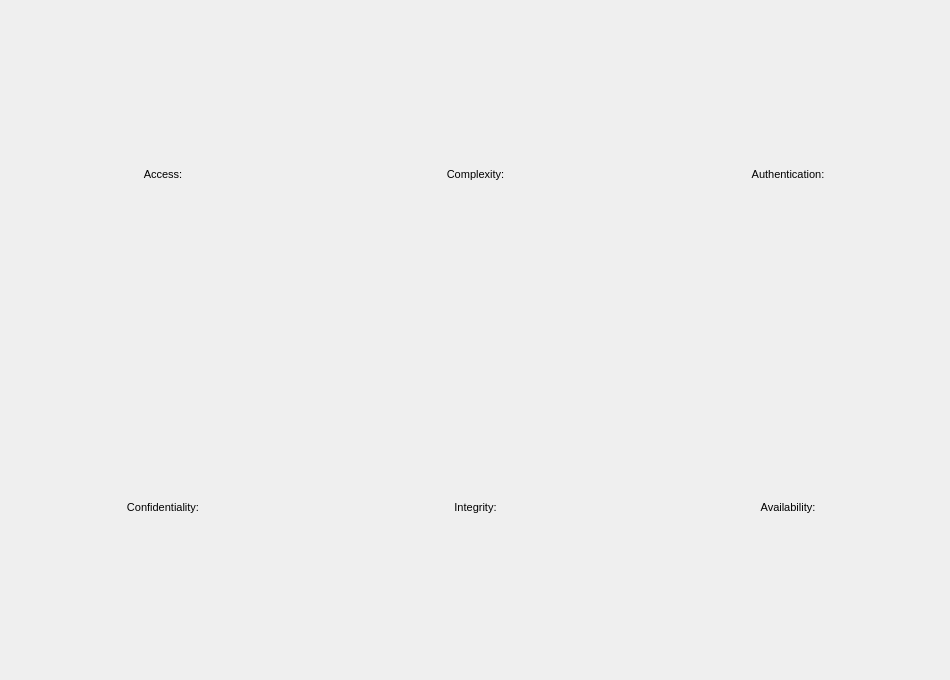
                  <widget class="QWidget" name="page_score">
                   <widget class="QWidget" name="gridLayoutWidget">
                    <property name="geometry">
                     <rect>
                      <x>10</x>
                      <y>10</y>
                      <width>931</width>
                      <height>661</height>
                     </rect>
                    </property>
                    <layout class="QGridLayout" name="gridLayout">
                     <item row="1" column="1">
                      <widget class="QLabel" name="Integrity">
                       <property name="font">
                        <font>
                         <pointsize>8</pointsize>
                        </font>
                       </property>
                       <property name="text">
                        <string>Integrity:</string>
                       </property>
                       <property name="alignment">
                        <set>Qt::AlignCenter</set>
                       </property>
                      </widget>
                     </item>
                     <item row="1" column="2">
                      <widget class="QLabel" name="Availability">
                       <property name="font">
                        <font>
                         <pointsize>8</pointsize>
                        </font>
                       </property>
                       <property name="text">
                        <string>Availability:</string>
                       </property>
                       <property name="alignment">
                        <set>Qt::AlignCenter</set>
                       </property>
                      </widget>
                     </item>
                     <item row="0" column="1">
                      <widget class="QLabel" name="Complexity">
                       <property name="font">
                        <font>
                         <pointsize>8</pointsize>
                        </font>
                       </property>
                       <property name="text">
                        <string>Complexity:</string>
                       </property>
                       <property name="alignment">
                        <set>Qt::AlignCenter</set>
                       </property>
                      </widget>
                     </item>
                     <item row="1" column="0">
                      <widget class="QLabel" name="Confidentiality">
                       <property name="font">
                        <font>
                         <pointsize>8</pointsize>
                        </font>
                       </property>
                       <property name="text">
                        <string>Confidentiality:</string>
                       </property>
                       <property name="alignment">
                        <set>Qt::AlignCenter</set>
                       </property>
                      </widget>
                     </item>
                     <item row="0" column="0">
                      <widget class="QLabel" name="Access">
                       <property name="font">
                        <font>
                         <pointsize>8</pointsize>
                        </font>
                       </property>
                       <property name="text">
                        <string>Access:</string>
                       </property>
                       <property name="alignment">
                        <set>Qt::AlignCenter</set>
                       </property>
                      </widget>
                     </item>
                     <item row="0" column="2">
                      <widget class="QLabel" name="Authentication">
                       <property name="font">
                        <font>
                         <pointsize>8</pointsize>
                        </font>
                       </property>
                       <property name="text">
                        <string>Authentication:</string>
                       </property>
                       <property name="alignment">
                        <set>Qt::AlignCenter</set>
                       </property>
                      </widget>
                     </item>
                    </layout>
                   </widget>
                  </widget>
